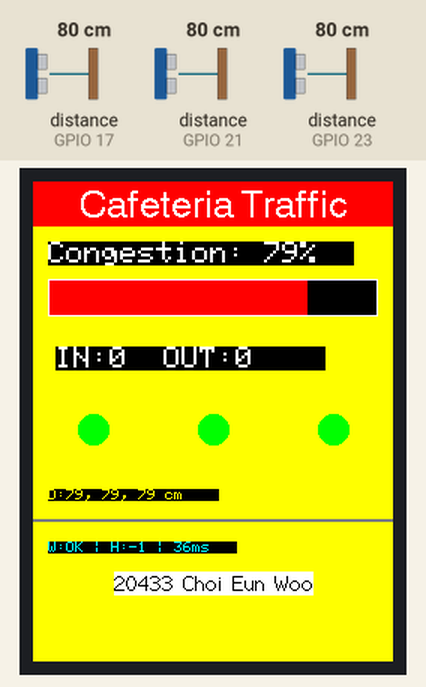
Bench run of a sketch on a simulated ESP32. Parts: 240×320 colour display. Wiring (inferred from the names in the program): 3 × ultrasonic range finder: trigger GPIO 5, echo GPIO 17 / trigger GPIO 20, echo GPIO 21 / trigger GPIO 22, echo GPIO 23. The test bench sets the inputs (shaded band); at power-on: distance to the obstacle (sensors on GPIO 17, GPIO 21, GPIO 23) 80 cm. The echo pulse lasts 58.3 µs per cm; WiFi joins after 1.5 s; servers stay silent unless stated; uploads are accepted with an empty reply; what the sketch prints to the serial monitor is not drawn.

Above: at 3.6 s.
3.7 s: distance to the obstacle (sensor on GPIO 17) set to 4 cm
At 6.2 s:
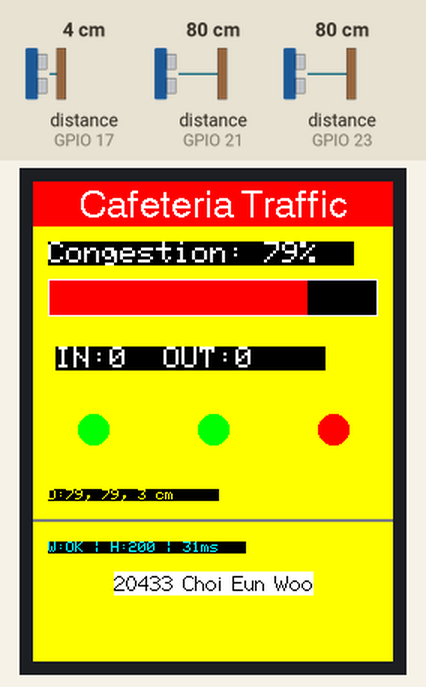
6.7 s: distance to the obstacle (sensor on GPIO 21) set to 2 cm
At 7.5 s:
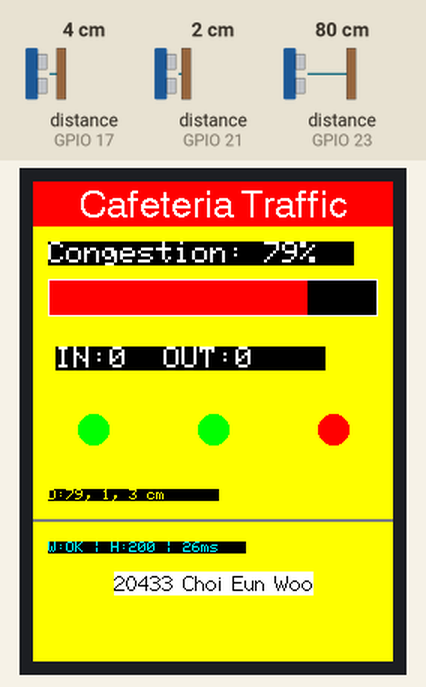
8.7 s: distance to the obstacle (sensor on GPIO 23) set to 4 cm
At 9.4 s:
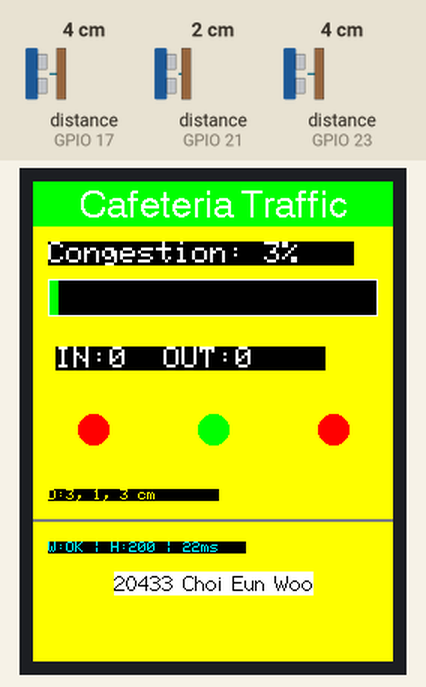
10.2 s: distance to the obstacle (sensor on GPIO 17) set to 18 cm
13.0 s: distance to the obstacle (sensor on GPIO 21) set to 35 cm
At 13.32 s:
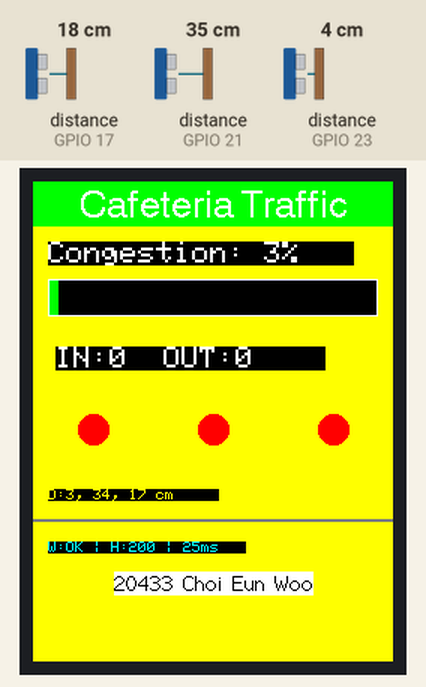
14.9 s: distance to the obstacle (sensor on GPIO 23) set to 2 cm
At 16.4 s:
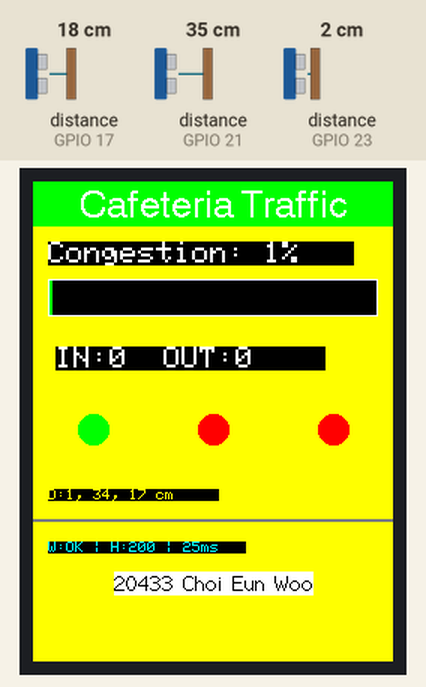
Timing chart, 0 to 17.8 s (numbered marks = the images above; inputs shaded):
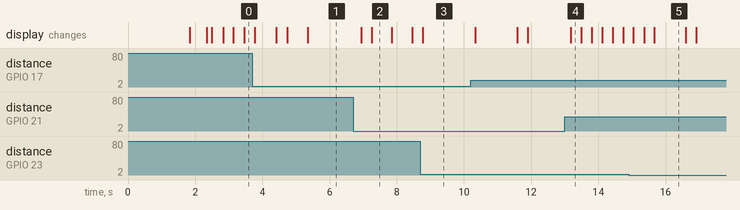

Measured:
- after the input at 3.7 s, the display: first changes after 0.08 s (image 1 shows a later state)
- after the input at 6.7 s, the display: first changes after 0.24 s (image 2 shows a later state)
- after the input at 8.7 s, the display: changes after 0.07 s (image 3)
- after the input at 13.0 s, the display: changes after 0.17 s (image 4)
- after the input at 14.9 s, the display: changes after 0.15 s (image 5)

The sketch:

sdh-caffeteria-congestion.ino
```cpp
#include <WiFi.h>
#include <HTTPClient.h>
#include <WiFiClientSecure.h>
#include <TFT_eSPI.h>

// 디버그 설정
#define USE_MEASURE_MODE 0  // 1: /measure (센서 3개 혼잡도 측정), 0: /test (테스트용 d1 센서 거리만 보냄.)

// WiFi (아래 순서대로 접속시작.)
constexpr char* phoneHotspotSsid = "U+Net3145"; // 폰 핫스팟
constexpr char* phoneHotspotPassword = "23416785";

constexpr char* surfaceHotspotSsid = "iptime6678"; // 서피스
constexpr char* surfaceHotspotPassword = "23416785";

constexpr char* schoolSsid = "SenWiFi_Free"; // 학교
constexpr char* schoolPassword = "sen2024!Wi";

// 연결할 WiFi
char* ssid = "None";
char* password = "None";

// 호스트 주소
#if USE_MEASURE_MODE
  constexpr char* serverUrl = "https://api.sdhcc.mooo.com/measure"; // 센서 3개로 측정
#else
  constexpr char* serverUrl = "https://api.sdhcc.mooo.com/measure"; // 테스트용 (센서 1개 거리 측정) <-통합
#endif

constexpr int WIFI_CONNECT_TRY_TICK = 1000; // 와이파이 연결 주기
constexpr int WIFI_CONNECT_TRY_LIMIT = 10; // 각 와이파이당 연결 시도 횟수

// 센서 핀
constexpr int TRIG1 = 22; // 0 4
constexpr int ECHO1 = 23; // 0 5

constexpr int TRIG2 = 20; // 추가
constexpr int ECHO2 = 21;

constexpr int TRIG3 = 5;  // 추가
constexpr int ECHO3 = 17;

TFT_eSPI tft = TFT_eSPI(); // Display
WiFiClientSecure client;
HTTPClient https;

// config
constexpr int TICK_RATE = 10; // 화면 업데이트 및 센서 측정 및 포스트 전송 주기
constexpr int TIME_WINDOW = 2000; // 한 사람이 통과하는 데 걸리는 최대 시간 (MAX 2000ms)

#if USE_MEASURE_MODE
constexpr unsigned long SEND_INTERVAL = 5000; // 5초마다 서버 전송
#else
constexpr unsigned long SEND_INTERVAL = 5000; // 서버 테스트용.
#endif

// value
int httpCode = -1;
bool isWifiConnected = false;


long baseDist1, baseDist2, baseDist3;
int triggerDist = -1; // 최종 평균 거리 기준.

int inCount = 0;  // 들어온 사람
int outCount = 0; // 나간 사람
bool s1_active = false, s2_active = false, s3_active = false;
unsigned long lastS1 = 0, lastS2 = 0, lastS3 = 0; // 각 센서 마지막 감지 시간

unsigned long lastSendTime = 0;
unsigned long lastDisplayMillis = 0;


void connectWifi() {
  // 우선순위에 따라 SSID, 비번 설정
  for (int j = 0; j < 3; j++) {  //j는 wifi 아디/비번 개수
    switch (j) {
      case 0:
        ssid = phoneHotspotSsid; password = phoneHotspotPassword;
        break;
      case 1:
        ssid = surfaceHotspotSsid; password = surfaceHotspotPassword;
        break;
      case 2:
        ssid = schoolSsid; password = schoolPassword;
        break;
    }

    // WiFi 연결 시작
    Serial.printf("\n[WiFi] Connecting to %s", ssid);
    WiFi.begin(ssid, password);

    // WiFi 연결 대기 루프
    int attempts = 0;
    while (WiFi.status() != WL_CONNECTED && attempts < WIFI_CONNECT_TRY_LIMIT) {
      delay(500);
      Serial.print(".");
      attempts++;
    }

    if (WiFi.status() == WL_CONNECTED) {
      isWifiConnected = true;
      Serial.println("\n[WiFi] Connected!");
      Serial.print("[WiFi] IP: "); Serial.println(WiFi.localIP());
      break;
    } else {
      isWifiConnected = false;
      Serial.println("\n[WiFi] Connection Failed.");
      tft.setTextColor(TFT_RED, TFT_BLACK);
      tft.drawCentreString("Please check network.", 120, 200, 4);
    }
  }
}

long getDistance(int trig, int echo) {
  digitalWrite(trig, LOW); delayMicroseconds(2);
  digitalWrite(trig, HIGH); delayMicroseconds(2);
  digitalWrite(trig, LOW);
  long duration = pulseIn(echo, HIGH, 25000);
  if (duration == 0) { return -1; } // 감지 실패
  return duration * 0.034 / 2;
}

void trackMovement(long d1, long d2, long d3) {
  unsigned long now = millis();

  // 각 센서 활성화 시간 기록
  if (d1 < triggerDist && d1 > 2) lastS1 = now;
  if (d2 < triggerDist && d2 > 2) lastS2 = now;
  if (d3 < triggerDist && d3 > 2) lastS3 = now;

  // 방향 판정 로직 (S2가 트리거된 시점을 기준으로 분석)
  // [입장] 1번 -> 2번 -> 3번 순서로 시간이 찍혀 있어야 함
  if (lastS1 > 0 && lastS2 > lastS1 && lastS3 > lastS2) {
    if (now - lastS1 < TIME_WINDOW) { // 너무 오래전 기록은 무시
      inCount++;
      Serial.println(">>> Person ENTERED");
      resetTracker(); // 판정 후 초기화
    }
  }
  // [퇴장] 3번 -> 2번 -> 1번 순서
  else if (lastS3 > 0 && lastS2 > lastS3 && lastS1 > lastS2) {
    if (now - lastS3 < TIME_WINDOW) {
      outCount++;
      Serial.println("<<< Person EXITED");
      resetTracker();
    }
  }

  // 오래된 기록 자동 삭제 (노이즈 방지)
  if (now - lastS1 > TIME_WINDOW) lastS1 = 0;
  if (now - lastS2 > TIME_WINDOW) lastS2 = 0;
  if (now - lastS3 > TIME_WINDOW) lastS3 = 0;
}

void resetTracker() {
  lastS1 = 0; lastS2 = 0; lastS3 = 0;
}

uint16_t getCongestionColor(int level) {
  if (level < 20)      return TFT_GREEN;       // 0~19: 여유
  else if (level < 50) return TFT_YELLOW;      // 20~49: 보통
  else if (level < 80) return TFT_RED;         // 50~79: 혼잡함
  else                 return TFT_DARKGREY;    // 80~: 매우 혼잡
}

void displayUpdate(long v1, long v2, long v3, int cgLevel, bool wifiOk, int httpCode, int loopTime) {
  int safeCg = constrain(cgLevel, 0, 100); // 테스트모드에서 측정값이 너무 튀었을 때 강제 CPU 리셋 방지
  int barWidth = map(safeCg, 0, 100, 0, 218);

  // 상단 바
  uint16_t cgColor = getCongestionColor(safeCg);
  tft.fillRect(0, 0, 240, 30, cgColor);
  tft.setTextColor(TFT_WHITE);
  tft.drawCentreString("Cafeteria Traffic", 120, 5, 4);

  // 혼잡도 수치
  tft.setTextColor(TFT_WHITE, TFT_BLACK);
  tft.setCursor(10, 40);
  tft.setTextSize(2);
  tft.printf("Congestion: %d%%  ", safeCg); // 뒤에 공백을 넣어 잔상 제거

  // 게이지 바
  tft.drawRect(10, 65, 220, 25, TFT_WHITE);
  tft.fillRect(11, 66, barWidth, 23, cgColor);
  if (barWidth < 218) {
    tft.fillRect(11 + barWidth, 66, 218 - barWidth, 23, TFT_BLACK); // 남은 부분만 검은색으로
  }

  // 카운터
  tft.setCursor(15, 110);
  tft.printf("IN:%d  OUT:%d    ", inCount, outCount);

  // 센서 원형 표시
  uint16_t s1Color = (v1 < triggerDist && v1 > 2) ? TFT_RED : TFT_GREEN;
  uint16_t s2Color = (v2 < triggerDist && v2 > 2) ? TFT_RED : TFT_GREEN;
  uint16_t s3Color = (v3 < triggerDist && v3 > 2) ? TFT_RED : TFT_GREEN;

  tft.fillCircle(40, 165, 10, s1Color);
  tft.fillCircle(120, 165, 10, s2Color);
  tft.fillCircle(200, 165, 10, s3Color);

  tft.setTextSize(1);
  tft.setTextColor(TFT_YELLOW, TFT_BLACK);
  tft.setCursor(10, 205);
  tft.printf("D:%ld, %ld, %ld cm    ", v1, v2, v3);

  // 네트워크 정보
  tft.fillRect(0, 225, 240, 2, TFT_DARKGREY);
  tft.setTextColor(wifiOk ? TFT_CYAN : TFT_RED, TFT_BLACK);
  tft.setCursor(10, 240);
  tft.printf("W:%s | H:%d | %dms   ", (wifiOk ? "OK" : "NO"), httpCode, loopTime);

  // 8. 개발자 정보
  tft.setTextColor(TFT_BLACK, TFT_WHITE);
  tft.drawCentreString("20433 Choi Eun Woo", 120, 260, 2);
}

void setup() {
  Serial.begin(115200);

  pinMode(TRIG1, OUTPUT); pinMode(ECHO1, INPUT);
  pinMode(TRIG2, OUTPUT); pinMode(ECHO2, INPUT);
  pinMode(TRIG3, OUTPUT); pinMode(ECHO3, INPUT);

  // 기준 거리 (벽까지의 거리)
  baseDist1 = getDistance(TRIG1, ECHO1);
  baseDist2 = getDistance(TRIG2, ECHO2);
  baseDist3 = getDistance(TRIG3, ECHO3);
  triggerDist = (baseDist1 + baseDist2 + baseDist3) / 3 - 20; // 기준 값 민감하면 조정하셈

  // 디스플레이 초기화
  tft.init();
  tft.setRotation(90); // 세로 모드
  tft.fillScreen(TFT_BLACK);
  tft.setTextColor(TFT_WHITE, TFT_BLACK);
  tft.drawString("Initializing...", 10, 10, 4);

  pinMode(TRIG1, OUTPUT); pinMode(ECHO1, INPUT);
  pinMode(TRIG2, OUTPUT); pinMode(ECHO2, INPUT);
  pinMode(TRIG3, OUTPUT); pinMode(ECHO3, INPUT);

  // WiFi 연결
  while (!isWifiConnected) {
    connectWifi();

    if (isWifiConnected) { break; }
  }

  client.setInsecure();
  https.setReuse(true); // 연결 재사용 설정

  // WIFI 연결 후 화면 갱신
  tft.fillScreen(TFT_GREEN);
  tft.setTextColor(TFT_GREEN, TFT_BLACK);
  tft.drawCentreString("WiFi Connected!", 120, 5, 4);
  delay(500);
  tft.fillScreen(TFT_YELLOW);
}


void loop() {
  unsigned long now = millis();

  // 센서 측정 및 트래킹
  long d1 = getDistance(TRIG1, ECHO1); delay(10);
  long d2 = getDistance(TRIG2, ECHO2); delay(10);
  long d3 = getDistance(TRIG3, ECHO3);
  trackMovement(d1, d2, d3);

  // HTTP 전송 (SEND_INTERVAL 주기)
  if (now - lastSendTime >= SEND_INTERVAL) {
    if (WiFi.status() == WL_CONNECTED) {
    httpCode = -1;

      if (https.begin(client, serverUrl)) {
        https.addHeader("Content-Type", "application/json");
        https.setTimeout(1000);

        #if USE_MEASURE_MODE
        String jsonPayload = "{\"congestion\":" + String(congestionPercent) + "}";
        #else
        String jsonPayload = "{\"congestion\":" + String(d1) + "}";
        #endif

        // POST 실행
        httpCode = https.POST(jsonPayload);
        https.end();
      }
    }
    lastSendTime = now;
  }

  // 디스플레이 업데이트 (약 200ms~500ms 주기로 제한)
  // 매 루프마다 그리면 CPU가 버티지 못하고 리셋됨
  if (now - lastDisplayMillis >= 300) {
    int currentInside = inCount - outCount;
    if (currentInside < 0) { currentInside = 0; }
    int congestionPercent = constrain(map(currentInside, 0, 50, 0, 100), 0, 100);

    // 디스플레이 업데이트 호출
    #if USE_MEASURE_MODE
    displayUpdate(d1, d2, d3, congestionPercent, (WiFi.status() == WL_CONNECTED), httpCode, int(millis() - now));
    #else
    displayUpdate(d1, d2, d3, d1, (WiFi.status() == WL_CONNECTED), httpCode, int(millis() - now));
    #endif
    lastDisplayMillis = now;
  }

  yield(); // 시스템 OS에게 제어권을 잠시 넘김 (WDT 방지)
}
```
